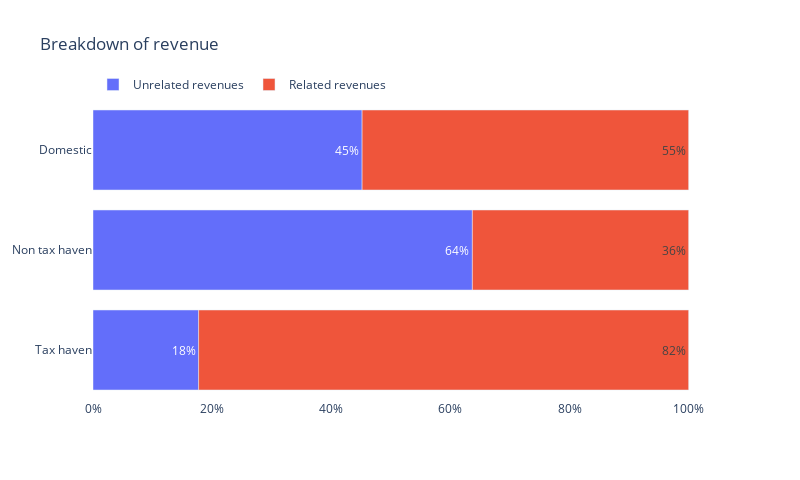

This figure's notebook cell:
### Code cell
display_related_and_unrelated_revenues_breakdown(df=df, company=company, year=year)

### Figure 1 — Plotly figure (JSON) as saved in the notebook; plotly's stock layout.template omitted (floating-point values rounded to 4 significant figures)
{"data": [{"alignmentgroup": "True", "hovertemplate": "%{y}: %{x}", "legendgroup": "Unrelated revenues", "marker": {"color": "#636efa", "pattern": {"shape": ""}}, "name": "Unrelated revenues", "offsetgroup": "Unrelated revenues", "orientation": "h", "showlegend": true, "textangle": 0, "textposition": ["inside", "inside", "inside"], "texttemplate": "%{x:.0%}", "type": "bar", "x": [0.1773, 0.6369, 0.4518], "xaxis": "x", "y": ["Tax haven", "Non tax haven", "Domestic"], "yaxis": "y"}, {"alignmentgroup": "True", "hovertemplate": "%{y}: %{x}", "legendgroup": "Related revenues", "marker": {"color": "#EF553B", "pattern": {"shape": ""}}, "name": "Related revenues", "offsetgroup": "Related revenues", "orientation": "h", "showlegend": true, "textangle": 0, "textposition": ["inside", "inside", "inside"], "texttemplate": "%{x:.0%}", "type": "bar", "x": [0.8227, 0.3631, 0.5482], "xaxis": "x", "y": ["Tax haven", "Non tax haven", "Domestic"], "yaxis": "y"}], "layout": {"barmode": "relative", "height": 480, "legend": {"orientation": "h", "title": {"text": ""}, "tracegroupgap": 0, "y": 1.1}, "plot_bgcolor": "white", "title": {"text": "Breakdown of revenue"}, "width": 800, "xaxis": {"anchor": "y", "domain": [0, 1], "tickformat": ".0%", "title": {}}, "yaxis": {"anchor": "x", "domain": [0, 1], "title": {}}}}
